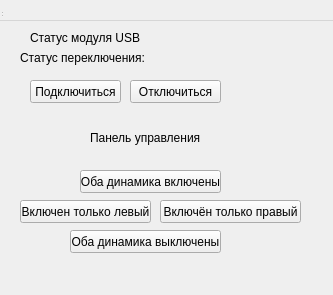
<?xml version="1.0" encoding="UTF-8"?>
<ui version="4.0">
 <class>ModuleUsbForm</class>
 <widget class="QWidget" name="ModuleUsbForm">
  <property name="geometry">
   <rect>
    <x>0</x>
    <y>0</y>
    <width>333</width>
    <height>295</height>
   </rect>
  </property>
  <property name="windowTitle">
   <string>Dynamic switch</string>
  </property>
  <widget class="QWidget" name="centralWidget" native="true">
   <property name="geometry">
    <rect>
     <x>0</x>
     <y>20</y>
     <width>331</width>
     <height>243</height>
    </rect>
   </property>
   <widget class="QLabel" name="Status">
    <property name="geometry">
     <rect>
      <x>30</x>
      <y>10</y>
      <width>111</width>
      <height>16</height>
     </rect>
    </property>
    <property name="text">
     <string>Статус модуля USB:</string>
    </property>
   </widget>
   <widget class="QLabel" name="Sostoyanie">
    <property name="geometry">
     <rect>
      <x>160</x>
      <y>10</y>
      <width>151</width>
      <height>16</height>
     </rect>
    </property>
    <property name="text">
     <string/>
    </property>
   </widget>
   <widget class="QPushButton" name="Podklychitsia">
    <property name="geometry">
     <rect>
      <x>30</x>
      <y>60</y>
      <width>91</width>
      <height>23</height>
     </rect>
    </property>
    <property name="text">
     <string>Подключиться</string>
    </property>
   </widget>
   <widget class="QPushButton" name="Otklychitsia">
    <property name="geometry">
     <rect>
      <x>130</x>
      <y>60</y>
      <width>91</width>
      <height>23</height>
     </rect>
    </property>
    <property name="text">
     <string>Отключиться</string>
    </property>
   </widget>
   <widget class="QLabel" name="Panelupr">
    <property name="geometry">
     <rect>
      <x>90</x>
      <y>110</y>
      <width>111</width>
      <height>16</height>
     </rect>
    </property>
    <property name="text">
     <string>Панель управления:</string>
    </property>
   </widget>
   <widget class="QPushButton" name="Tolkolevyivkl">
    <property name="geometry">
     <rect>
      <x>20</x>
      <y>180</y>
      <width>131</width>
      <height>23</height>
     </rect>
    </property>
    <property name="text">
     <string>Включен только левый</string>
    </property>
   </widget>
   <widget class="QPushButton" name="Tolkopravyivkl">
    <property name="geometry">
     <rect>
      <x>160</x>
      <y>180</y>
      <width>141</width>
      <height>23</height>
     </rect>
    </property>
    <property name="text">
     <string>Включён только правый</string>
    </property>
   </widget>
   <widget class="QPushButton" name="Obavykl">
    <property name="geometry">
     <rect>
      <x>70</x>
      <y>210</y>
      <width>151</width>
      <height>23</height>
     </rect>
    </property>
    <property name="text">
     <string>Оба динамика выключены</string>
    </property>
   </widget>
   <widget class="QPushButton" name="Obavkl">
    <property name="geometry">
     <rect>
      <x>80</x>
      <y>150</y>
      <width>141</width>
      <height>23</height>
     </rect>
    </property>
    <property name="text">
     <string>Оба динамика включены</string>
    </property>
   </widget>
   <widget class="QLabel" name="Status_Perek">
    <property name="geometry">
     <rect>
      <x>20</x>
      <y>30</y>
      <width>131</width>
      <height>16</height>
     </rect>
    </property>
    <property name="text">
     <string>Статус переключения:</string>
    </property>
   </widget>
   <widget class="QLabel" name="Sostoyanie_Perek">
    <property name="geometry">
     <rect>
      <x>160</x>
      <y>30</y>
      <width>151</width>
      <height>16</height>
     </rect>
    </property>
    <property name="text">
     <string/>
    </property>
   </widget>
  </widget>
  <widget class="QMenuBar" name="menuBar">
   <property name="geometry">
    <rect>
     <x>0</x>
     <y>0</y>
     <width>333</width>
     <height>21</height>
    </rect>
   </property>
  </widget>
  <widget class="QToolBar" name="mainToolBar">
   <property name="geometry">
    <rect>
     <x>0</x>
     <y>0</y>
     <width>4</width>
     <height>12</height>
    </rect>
   </property>
  </widget>
  <widget class="QStatusBar" name="statusBar">
   <property name="geometry">
    <rect>
     <x>0</x>
     <y>0</y>
     <width>3</width>
     <height>18</height>
    </rect>
   </property>
  </widget>
 </widget>
 <layoutdefault spacing="6" margin="11"/>
 <resources/>
 <connections/>
</ui>
